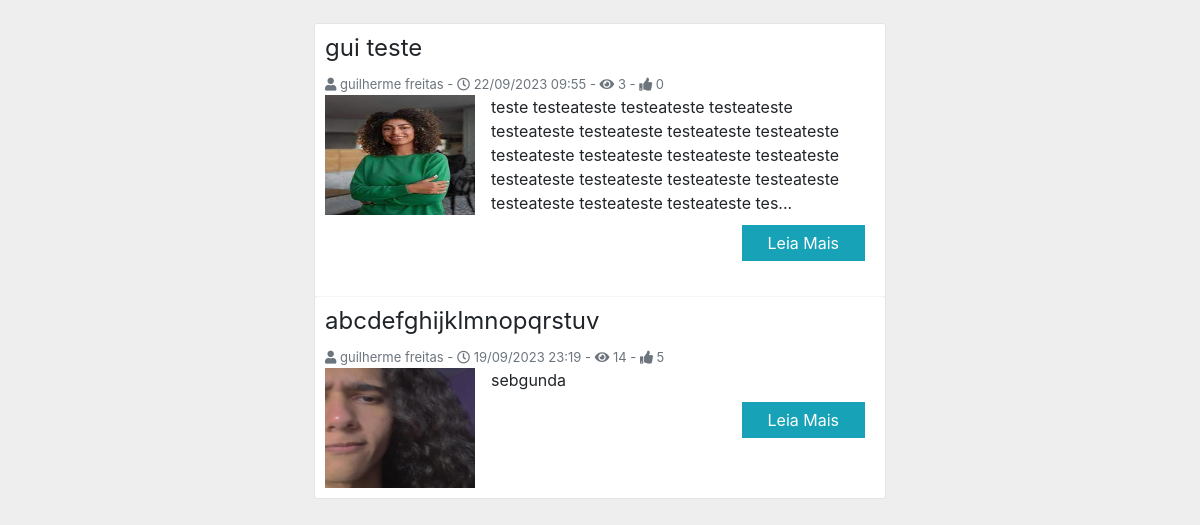
The page / on the database its author committed.
### tables this page shows
CREATE TABLE IF NOT EXISTS `posts` (
  `id` int NOT NULL AUTO_INCREMENT,
  `id_postador` int NOT NULL,
  `titulo` varchar(200) NOT NULL,
  `data` varchar(200) NOT NULL,
  `postagem` text NOT NULL,
  `visitas` int NOT NULL,
  `curtidas` int NOT NULL,
  `imagem` varchar(200) NOT NULL,
  PRIMARY KEY (`id`)
);

CREATE TABLE IF NOT EXISTS `usuarios` (
  `id` int NOT NULL AUTO_INCREMENT,
  `nome` varchar(200) NOT NULL,
  `usuario` varchar(200) NOT NULL,
  `senha` varchar(200) NOT NULL,
  `nivel` int NOT NULL DEFAULT '1',
  PRIMARY KEY (`id`)
);

### lib/settings.php (called while the page is built, shortened)
<?php
	$data = date('d/m/Y H:i');
?>

### pags/inicio.php (the view)
<?php
	$sql = $con->prepare("SELECT * FROM posts ORDER BY id DESC");
	$sql->execute();
	$get = $sql->get_result();
	$total = $get->num_rows;
	if($total <= 0){
		echo "<div class='alert alert-danger'>Nenhuma publicação encontrada!</div>";
	}else{
		while($dados = $get->fetch_array()){
		$idPostador = $dados['id_postador'];
		$query = $con->prepare("SELECT * FROM usuarios WHERE id = ?");
		$query->bind_param("s", $idPostador);
		$query->execute();
		$dadosU = $query->get_result()->fetch_assoc();
?>
<div class="post-content">
	<h4><?php echo $dados['titulo'];?></h4>
	<span class="text-muted small"><i class="fas fa-user"></i> <?php echo $dadosU['nome'];?> - <i class="far fa-clock"></i> <?php echo $dados['data'];?>  - <i class='fas fa-eye'></i> <?php echo $dados['visitas'];?> - <i class='fas fa-thumbs-up'></i> <?php echo $dados['curtidas'];?></span>
	<div class="media">
	  <img class="mr-3 img-fluid" src="<?php echo $dados['imagem'];?>">
	  <div class="media-body">
	    <?php echo substr_replace($dados['postagem'], (strlen($dados['postagem']) > 225 ? '...' : ''), 225);?>
	    <p class="button"><a href="p/<?php echo $dados['id'];?>" class="btn btn-info">Leia Mais</a></p>
	  </div>
	</div>
	</div>
<?php }}?>

### index.php (shortened to what this page needs)
<?php include_once("lib/includes.php");?>
<!doctype html>
<html lang="en">
  <head>
    <link rel="stylesheet" href="https://stackpath.bootstrapcdn.com/bootstrap/4.1.3/css/bootstrap.min.css">
    <link rel="stylesheet" href="https://use.fontawesome.com/releases/v5.2.0/css/all.css">
    <link rel="stylesheet" href="css/style.css">
  </head>
  <body>
<br>
    <div class="row">
      <div class="col-sm-6 offset-md-3">
        <?php echo carrega_pagina($con, $data, false);?>
      </div>
    </div>
  </body>
</html>

### lib/functions.php (shortened to what this page needs)
<?php
	function carrega_pagina($con, $data, $isAdmin){
		if($isAdmin == true){
			$url = (isset($_GET['pagina'])) ? $_GET['pagina'] : 'login';
			$explode = explode('/', $url);
			protegePagina($explode['0'], true);
		} else {
			$url = (isset($_GET['pagina'])) ? $_GET['pagina'] : 'inicio';
		}
		$explode = explode('/', $url);
		$dir = "pags/";
		$ext = ".php";
		if(file_exists($dir.$explode['0'].$ext)){
			require_once($dir.$explode['0'].$ext);
		} else {
			echo "<div class='alert alert-danger'>Página não encontrada</div>";
		}
	}
?>

### css/style.css (style rules this page uses)
* { margin: 0px; padding: 0px; }
body { background-color: #eee; }
.row { margin: 0px; padding: 0px; }
.small { font-size: 13px; }
.post-content { background-color: #FFF; box-shadow: 0px 0px 1px 0px #999; border-radius: 1px; padding: 10px; }
.post-content h4 { font-weight: normal; }
.post-content img { width: 150px; height: 120px; }
.post-content .button { text-align: right; padding: 10px; }
.post-content .button .btn-info { border-radius: 0px; padding: 5px 25px 5px 25px; }

### rows shown on the page
posts: titulo "gui teste", usuarios.nome "guilherme freitas", data "22/09/2023 09:55", visitas "3", curtidas "0", imagem (picture), postagem "teste testeateste testeateste testeateste testeateste testeateste testeateste testeateste testeateste testeateste testeateste testeateste testeateste testeateste testeateste testeateste testeateste testeateste testeateste tes..."
posts: titulo "abcdefghijklmnopqrstuv", usuarios.nome "guilherme freitas", data "19/09/2023 23:19", visitas "14", curtidas "5", imagem (picture), postagem "sebgunda"
